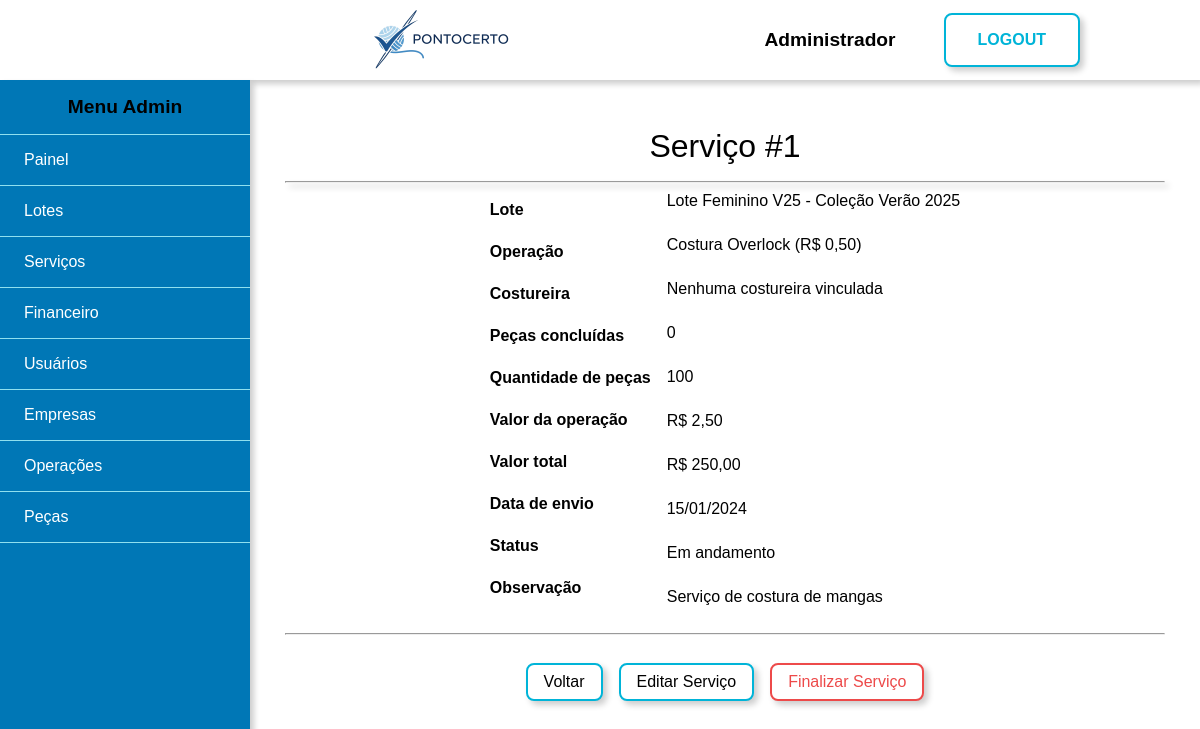
The page /admin/visualizar-servico?id=1 (signed in) on the database its author committed.
### tables this page shows
CREATE TABLE usuarios (
    id int PRIMARY KEY AUTO_INCREMENT,
    tipo enum('admin', 'costureira') NOT NULL DEFAULT 'costureira',
    nome varchar(50) NOT NULL,
    cpf varchar(11) NOT NULL UNIQUE,
    email varchar(250) NOT NULL UNIQUE,
    telefone varchar(11) NOT NULL,
    cep varchar(8) NOT NULL,
    logradouro varchar(250),
    complemento varchar(50),
    cidade varchar(100),
    tipo_chave_pix enum('cpf', 'cnpj', 'email', 'telefone', 'aleatoria') DEFAULT 'cpf',
    chave_pix varchar(250),
    senha varchar(255) NOT NULL,
    banco int NULL DEFAULT 0,
    agencia INT NULL DEFAULT 0,
    conta INT NULL DEFAULT 0,
    especialidade_id INT NOT NULL DEFAULT 2,
    ativo TINYINT DEFAULT 1,
    created_at TIMESTAMP DEFAULT CURRENT_TIMESTAMP,
    updated_at TIMESTAMP DEFAULT CURRENT_TIMESTAMP ON UPDATE CURRENT_TIMESTAMP
 );

CREATE TABLE servicos (
    id INT PRIMARY KEY AUTO_INCREMENT,
    lote_id INT NOT NULL,
    operacao_id INT NOT NULL,
    quantidade_pecas INT NOT NULL,
    pecas_concluidas INT DEFAULT 0,
    valor_operacao DECIMAL(10,2) NOT NULL,
    data_envio DATE NOT NULL,
    data_finalizacao DATE NULL,
    quantidade_concluida INT,
    observacao TEXT,
    costureira_id INT NULL,
    status ENUM('Em andamento', 'Finalizado', 'Inativo') DEFAULT 'Em andamento',
    created_at TIMESTAMP DEFAULT CURRENT_TIMESTAMP,
    updated_at TIMESTAMP DEFAULT CURRENT_TIMESTAMP ON UPDATE CURRENT_TIMESTAMP,
    
    FOREIGN KEY (lote_id) REFERENCES lotes(id) ON DELETE RESTRICT,
    FOREIGN KEY (operacao_id) REFERENCES operacoes(id) ON DELETE RESTRICT
);

CREATE TABLE lotes (
    id INT PRIMARY KEY AUTO_INCREMENT,
    empresa_id VARCHAR(50) NOT NULL,
    colecao VARCHAR(100) NOT NULL,
    nome VARCHAR(100) NOT NULL,
    observacao TEXT,
    data_entrada DATE NOT NULL,
    data_entrega DATE,
    valor_total DECIMAL(12, 2) DEFAULT 0.00,
    status ENUM('Aberto', 'Entregue', 'Cancelado') DEFAULT 'Aberto',
    anexos VARCHAR(500),
    ativo TINYINT DEFAULT 1,
    created_at TIMESTAMP DEFAULT CURRENT_TIMESTAMP,
    updated_at TIMESTAMP DEFAULT CURRENT_TIMESTAMP ON UPDATE CURRENT_TIMESTAMP
);

CREATE TABLE operacoes (
    id INT PRIMARY KEY AUTO_INCREMENT,
    nome VARCHAR(255) NOT NULL,
    valor DECIMAL(10, 2) NOT NULL,
    ativo TINYINT DEFAULT 1,
    created_at TIMESTAMP DEFAULT CURRENT_TIMESTAMP,
    updated_at TIMESTAMP DEFAULT CURRENT_TIMESTAMP ON UPDATE CURRENT_TIMESTAMP
);

### views/admin/visualizar-servico.php (the view, shortened to what the rows shown need)
<div class="conteudo flex">
    <div class="formulario-cadastro">
        <div class="titulo">Serviço #<?= htmlspecialchars($servico['id']) ?></div>
        <hr class="shadow">
        <span class="lista-informacoes flex center">
            <span class="lista-informacoes-coluna bold flex vertical">
            </span>
            <span class="lista-informacoes-coluna flex vertical">
            <span class="flex v-center" style="min-height:20px"><?= htmlspecialchars($servico['lote_nome']) ?> - <?= htmlspecialchars($servico['colecao']) ?></span>
            <span class="flex v-center" style="min-height:20px"><?= htmlspecialchars($servico['operacao_nome']) ?> (R$ <?= number_format($servico['valor_base_operacao'], 2, ',', '.') ?>)</span>
            <span class="flex v-center" style="min-height:20px">
        <?php if ($servico['costureira_nome']): ?>
            <?= htmlspecialchars($servico['costureira_nome']) ?> - <?= htmlspecialchars($servico['costureira_especialidade']) ?>
            <?php if ($servico['status'] === 'Em andamento'): ?>
                <a href="<?= BASE_URL ?>admin/desvincular-costureira?servico_id=<?= $servico['id'] ?>"
                   onclick="return confirm('Tem certeza que deseja desvincular esta costureira?')"
                   class="btn-remover" style="margin-left: 10px;" title="Desvincular Costureira">
                    Desvincular
                </a>
            <?php endif; ?>
        <?php else: ?>
            <span class="texto-vermelho">Nenhuma costureira vinculada</span>
        <?php endif; ?>
    </span>
                <span class="flex v-center" style="min-height:20px"><?= htmlspecialchars($servico['pecas_concluidas']) ?></span>
                <span class="flex v-center" style="min-height:20px"><?= htmlspecialchars($servico['quantidade_pecas']) ?></span>
                <span class="flex v-center" style="min-height:20px">R$ <?= number_format($servico['valor_operacao'], 2, ',', '.') ?></span>
                <span class="flex v-center" style="min-height:20px">R$ <?= number_format($servico['valor_operacao'] * $servico['quantidade_pecas'], 2, ',', '.') ?></span>
                <span class="flex v-center" style="min-height:20px"><?= date('d/m/Y', strtotime($servico['data_envio'])) ?></span>
                <span class="flex v-center status-<?= strtolower($servico['status']) ?>" style="min-height:20px"><?= htmlspecialchars($servico['status']) ?></span>
                <span class="flex v-center" style="min-height:20px"><?= htmlspecialchars($servico['observacao'] ?? 'Nenhuma') ?></span>
            </span>
        </span>
        <br>
        <hr>
        <div class="flex h-center l-gap">
            <div class="acoes-servico flex s-gap" style="margin-top: 20px;">
            </div>
        </div>
    </div>
</div>

### views/shared/header.php (shortened to what the rows shown need)
<!DOCTYPE html>
<html lang="pt-BR">
<head>
    <link rel="stylesheet" href="<?php echo ASSETS_URL?>css/style.css">
</head>
<body>
    <?php if ($login ?? false): ?>
        <div class="principal azul flex center">
    <?php else: ?>
        <div class="principal">
            <?php if ($usuarioLogado ?? false): ?>
                <div class="topo flex h-center shadow">
                    <a class="imagem-topo" href="<?= $dashboardLink ?>">
                        <img src="<?php echo ASSETS_URL?>img/banner.png" alt="banner">
                    </a>
                    <span class="flex l-gap v-center">
                        <span class="nome-usuario"><?= htmlspecialchars($nomeUsuario) ?></span>
                        <a href="<?= BASE_URL ?>logout" class="botao-grande">LOGOUT</a>
                    </span>
                </div>
            <?php endif; ?>
    <?php endif; ?>

### rows shown on the page
usuarios: nome "Administrador"
servicos: id "1", lote.nome "Lote Feminino V25", lote.colecao "Coleção Verão 2025", operacao.nome "Costura Overlock", operacao.valor "0,50", pecas_concluidas "0", quantidade_pecas "100", valor_operacao "2,50", $servico['valor_operacao'] * $servico['quantidade_pecas'] "250,00", data_envio "15/01/2024", status "Em andamento", observacao "Serviço de costura de mangas"

### other values the page prints
$userRole "Admin"
$item['label'] "Painel"
$item['label'] "Lotes"
$item['label'] "Serviços"
$item['label'] "Financeiro"
$item['label'] "Usuários"
$item['label'] "Empresas"
$item['label'] "Operações"
$item['label'] "Peças"
